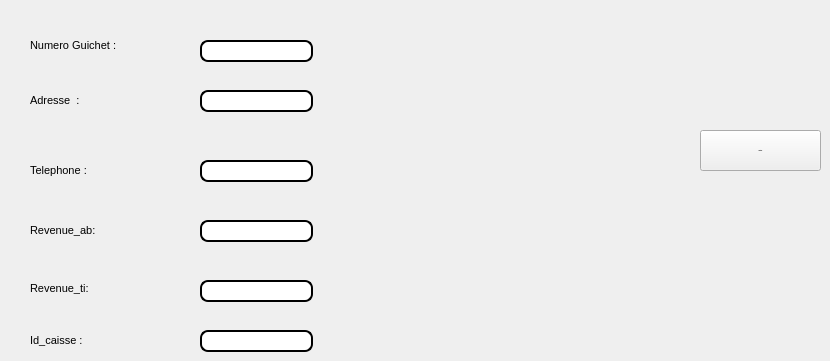
      <widget class="QWidget" name="tab_7">
       <attribute name="title">
        <string>Ajouter</string>
       </attribute>
       <widget class="QLineEdit" name="ng">
        <property name="geometry">
         <rect>
          <x>200</x>
          <y>40</y>
          <width>113</width>
          <height>22</height>
         </rect>
        </property>
        <property name="styleSheet">
         <string notr="true">QLineEdit {
padding: 1px;
border-style: solid;
border: 2px solid gray;
border-radius: 8px;
background-color: rgb(255, 255, 255);
border:2px solid #000;
}</string>
        </property>
       </widget>
       <widget class="QLabel" name="label_24">
        <property name="geometry">
         <rect>
          <x>30</x>
          <y>30</y>
          <width>151</width>
          <height>31</height>
         </rect>
        </property>
        <property name="font">
         <font>
          <family>MS Shell Dlg 2</family>
          <pointsize>8</pointsize>
          <weight>50</weight>
          <bold>false</bold>
         </font>
        </property>
        <property name="text">
         <string>Numero Guichet :</string>
        </property>
       </widget>
       <widget class="QLabel" name="label_38">
        <property name="geometry">
         <rect>
          <x>30</x>
          <y>90</y>
          <width>71</width>
          <height>21</height>
         </rect>
        </property>
        <property name="font">
         <font>
          <family>MS Shell Dlg 2</family>
          <pointsize>8</pointsize>
          <weight>50</weight>
          <bold>false</bold>
         </font>
        </property>
        <property name="text">
         <string>Adresse  :</string>
        </property>
       </widget>
       <widget class="QLabel" name="label_39">
        <property name="geometry">
         <rect>
          <x>30</x>
          <y>160</y>
          <width>91</width>
          <height>20</height>
         </rect>
        </property>
        <property name="font">
         <font>
          <family>MS Shell Dlg 2</family>
          <pointsize>8</pointsize>
          <weight>50</weight>
          <bold>false</bold>
         </font>
        </property>
        <property name="text">
         <string>Telephone :</string>
        </property>
       </widget>
       <widget class="QLabel" name="label_40">
        <property name="geometry">
         <rect>
          <x>30</x>
          <y>220</y>
          <width>81</width>
          <height>21</height>
         </rect>
        </property>
        <property name="font">
         <font>
          <family>MS Shell Dlg 2</family>
          <pointsize>8</pointsize>
          <weight>50</weight>
          <bold>false</bold>
         </font>
        </property>
        <property name="text">
         <string>Revenue_ab:</string>
        </property>
       </widget>
       <widget class="QLabel" name="label_42">
        <property name="geometry">
         <rect>
          <x>30</x>
          <y>280</y>
          <width>71</width>
          <height>16</height>
         </rect>
        </property>
        <property name="font">
         <font>
          <family>MS Shell Dlg 2</family>
          <pointsize>8</pointsize>
          <weight>50</weight>
          <bold>false</bold>
         </font>
        </property>
        <property name="text">
         <string>Revenue_ti:</string>
        </property>
       </widget>
       <widget class="QLabel" name="label_41">
        <property name="geometry">
         <rect>
          <x>30</x>
          <y>330</y>
          <width>101</width>
          <height>20</height>
         </rect>
        </property>
        <property name="font">
         <font>
          <family>MS Shell Dlg 2</family>
          <pointsize>8</pointsize>
          <weight>50</weight>
          <bold>false</bold>
         </font>
        </property>
        <property name="text">
         <string>Id_caisse :</string>
        </property>
       </widget>
       <widget class="QLineEdit" name="ad">
        <property name="geometry">
         <rect>
          <x>200</x>
          <y>90</y>
          <width>113</width>
          <height>22</height>
         </rect>
        </property>
        <property name="styleSheet">
         <string notr="true">QLineEdit {
padding: 1px;
border-style: solid;
border: 2px solid gray;
border-radius: 8px;
background-color: rgb(255, 255, 255);
border:2px solid #000;
}</string>
        </property>
       </widget>
       <widget class="QLineEdit" name="tel">
        <property name="geometry">
         <rect>
          <x>200</x>
          <y>160</y>
          <width>113</width>
          <height>22</height>
         </rect>
        </property>
        <property name="styleSheet">
         <string notr="true">QLineEdit {
padding: 1px;
border-style: solid;
border: 2px solid gray;
border-radius: 8px;
background-color: rgb(255, 255, 255);
border:2px solid #000;
}</string>
        </property>
       </widget>
       <widget class="QLineEdit" name="rev_ab">
        <property name="geometry">
         <rect>
          <x>200</x>
          <y>220</y>
          <width>113</width>
          <height>22</height>
         </rect>
        </property>
        <property name="styleSheet">
         <string notr="true">QLineEdit {
padding: 1px;
border-style: solid;
border: 2px solid gray;
border-radius: 8px;
background-color: rgb(255, 255, 255);
border:2px solid #000;
}</string>
        </property>
       </widget>
       <widget class="QLineEdit" name="rev_ti">
        <property name="geometry">
         <rect>
          <x>200</x>
          <y>280</y>
          <width>113</width>
          <height>22</height>
         </rect>
        </property>
        <property name="styleSheet">
         <string notr="true">QLineEdit {
padding: 1px;
border-style: solid;
border: 2px solid gray;
border-radius: 8px;
background-color: rgb(255, 255, 255);
border:2px solid #000;
}</string>
        </property>
       </widget>
       <widget class="QLineEdit" name="id_caisse">
        <property name="geometry">
         <rect>
          <x>200</x>
          <y>330</y>
          <width>113</width>
          <height>22</height>
         </rect>
        </property>
        <property name="styleSheet">
         <string notr="true">QLineEdit {
padding: 1px;
border-style: solid;
border: 2px solid gray;
border-radius: 8px;
background-color: rgb(255, 255, 255);
border:2px solid #000;
}</string>
        </property>
       </widget>
       <widget class="QPushButton" name="ajouterdaadaa">
        <property name="geometry">
         <rect>
          <x>700</x>
          <y>130</y>
          <width>121</width>
          <height>41</height>
         </rect>
        </property>
        <property name="font">
         <font>
          <family>Source Code Pro</family>
          <pointsize>-1</pointsize>
          <weight>75</weight>
          <bold>true</bold>
         </font>
        </property>
        <property name="styleSheet">
         <string notr="true">QPushButton
{
    color: #b1b1b1;
    background-color: QLinearGradient( x1: 0, y1: 0, x2: 0, y2: 1, stop: 0 #565656, stop: 0.1 #525252, stop: 0.5 #4e4e4e, stop: 0.9 #4a4a4a, stop: 1 #464646);
    border-width: 1px;
    border-color: #1e1e1e;
    border-style: solid;
    border-radius: 6;
    padding: 3px;
    font-size: 12px;
    padding-left: 5px;
    padding-right: 5px;
}

QPushButton:pressed
{
    background-color: QLinearGradient( x1: 0, y1: 0, x2: 0, y2: 1, stop: 0 #2d2d2d, stop: 0.1 #2b2b2b, stop: 0.5 #292929, stop: 0.9 #282828, stop: 1 #252525);
}color: rgb(255, 255, 255);
background-color:  QLinearGradient(x1: 0, y1: 0, x2: 0, y2: 1, stop: 0#8D9AAE, stop: 1 #8D9AAE);
 border-radius: 10;</string>
        </property>
        <property name="text">
         <string>Ajouter</string>
        </property>
       </widget>
      </widget>
